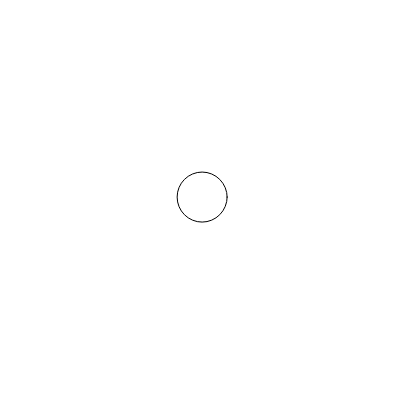
Frame 1 (no input)
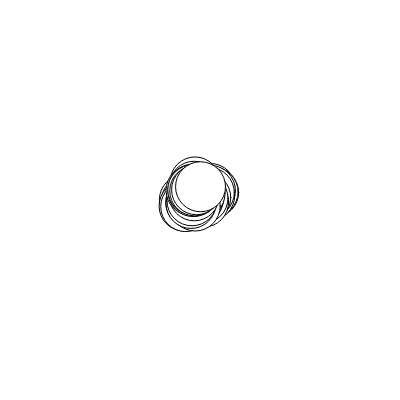
Frame 60 (no input)
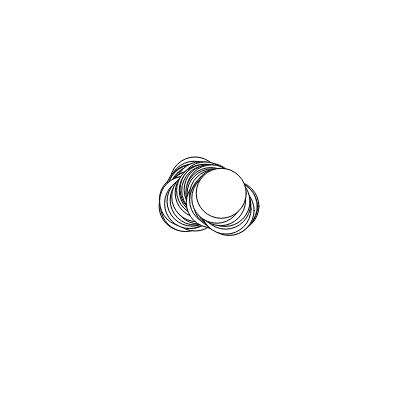
Frame 120 (the mouse pressed at the canvas centre since frame 60)

The p5.js sketch that drew these frames (run headless with seeded random() and noise() and a simulated clock; from frame 60 on, the mouse is pressed at the canvas centre):

// p5.js sketch
// ── sketch.js
let x, y;
function setup() {
  createCanvas(400, 400);
  x = width / 2; 
  y = height / 2; 
}
function draw() {
  x += random(-5, 5); 
  y += random(-5, 5); 
  ellipse(x, y, 50, 50);
}
